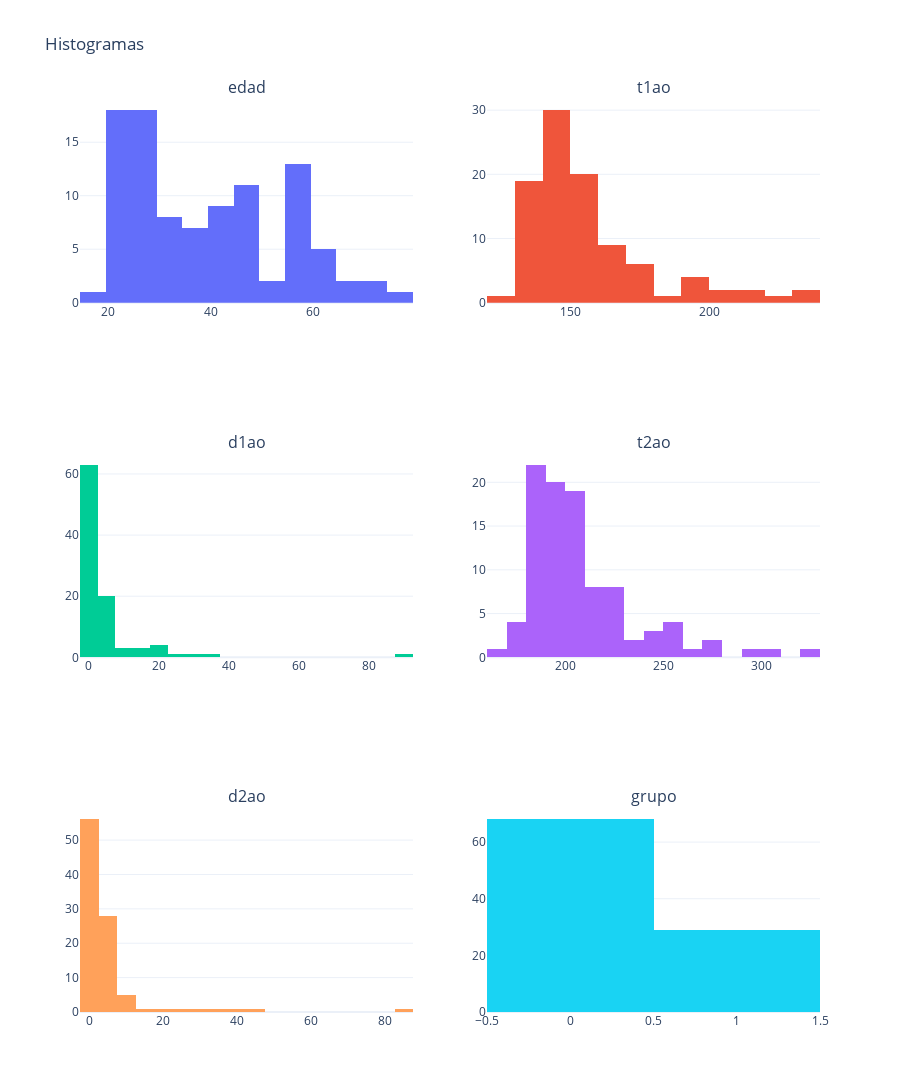

The cell this chart's notebook holds for it:
### Code cell
from plotly.subplots import make_subplots
import plotly.graph_objects as go
data['muestra'] = data.index
def plot_histogram_subplots(data, configs, cols=2):
    rows = (len(configs) + cols - 1) // cols  # Redondear hacia arriba
    fig = make_subplots(
        rows=rows, cols=cols, 
        subplot_titles=[cfg['title'] for cfg in configs]
    )
    for i, cfg in enumerate(configs):
        row = i // cols + 1  # Fila actual
        col = i % cols + 1   # Columna actual
        histogram = go.Histogram(x=data[cfg['x']], name=cfg['title'])
        fig.add_trace(histogram, row=row, col=col)
    fig.update_layout(
        height=400 * rows,  # Ajustar altura de la figura
        title_text="Histogramas",
        showlegend=False,
        template='plotly_white'
    )
    fig.show()

histogram_configs = [
    {'x': 'edad', 'title': 'edad'},
    {'x': 't1ao', 'title': 't1ao'},
    {'x': 'd1ao', 'title': 'd1ao'},
    {'x': 't2ao', 'title': 't2ao'},
    {'x': 'd2ao', 'title': 'd2ao'},
    {'x': 'grupo', 'title': 'grupo'}
]

# Llamar a la función
plot_histogram_subplots(data, histogram_configs)

### Figure 1 — Plotly figure (JSON) as saved in the notebook; plotly's stock layout.template omitted (floating-point values rounded to 4 significant figures)
{"data": [{"name": "edad", "type": "histogram", "x": [19, 20, 20, 20, 21, 21, 21, 22, 22, 22, 22, 22, 22, 23, 23, 24, 24, 24, 25, 25, 25, 26, 26, 26, 27, 27, 28, 28, 29, 29, 29, 30, 31, 31, 32, 32, 34, 35, 36, 37, 39, 40, 42, 43, 43, 46, 48, 49, 49, 50, 54, 55, 56, 56, 56, 57, 57, 59, 60, 60, 60, 60, 62, 67, 69, 73, 74, 79, 23, 25, 25, 28, 29, 29, 31, 34, 35, 36, 39, 42, 43, 44, 44, 44, 45, 45, 45, 46, 46, 47, 48, 57, 57, 58, 58, 58, 59], "xaxis": "x", "yaxis": "y"}, {"name": "t1ao", "type": "histogram", "x": [138, 144, 143.6, 148.8, 141.6, 136, 137.6, 140.4, 137.2, 125.4, 142.4, 150.4, 145.6, 147.2, 139.2, 169.6, 139.2, 153.6, 146.8, 139.2, 136, 138.8, 150.4, 139, 133.8, 139, 136, 146.4, 145.2, 146.4, 138, 148.8, 137.2, 147.2, 144, 156, 137, 143.2, 141.6, 152, 157.4, 141.4, 156, 150.4, 142.4, 158, 130, 152.2, 150, 146.4, 146, 140.8, 140.4, 155.8, 141.6, 144.8, 146.8, 176.8, 171, 163.2, 171.6, 146.4, 146.8, 154.4, 171.2, 157.2, 175.2, 155, 148, 195.2, 158, 134.4, 190.2, 160.4, 227.8, 211, 204.8, 141.2, 157.4, 166.4, 191.8, 156.8, 202.8, 165.2, 162, 138.4, 158.4, 155.4, 214.8, 185, 236, 170.8, 165.6, 238.4, 164, 169.8, 199.8], "xaxis": "x2", "yaxis": "y2"}, {"name": "d1ao", "type": "histogram", "x": [0.4, 0, 3.2, 0, 0.8, 1.6, 1.6, 3.2, 0, 1, 4.8, 0, 1.6, 3.2, 1.6, 0, 1.6, 0, 0, 1.6, 1.6, 1.6, 0, 1.4, 0.2, 1.8, 1.6, 0.8, 4.8, 0.8, 2.8, 1.6, 0, 0, 0, 0, 0.2, 2.4, 0.8, 1.6, 3.4, 0.6, 2.4, 1.6, 1.6, 2, 3.6, 1.4, 3.2, 2.4, 1.2, 0, 0.4, 3, 0.8, 0.8, 3.2, 2.4, 1.8, 0, 1.2, 4, 3.6, 2.4, 1.6, 0.4, 5.6, 1.4, 0.8, 3.2, 8, 0, 14.2, 18.4, 90.2, 3, 12.8, 6.8, 3.4, 0, 35.4, 0, 29.2, 18.4, 5.6, 0.8, 1.6, 1.8, 9.2, 19, 20, 24, 16.8, 8, 0.8, 0, 4.6], "xaxis": "x3", "yaxis": "y3"}, {"name": "t2ao", "type": "histogram", "x": [180.8, 186.4, 194.8, 217.6, 181.6, 180, 185.6, 182, 181.8, 169.2, 185.6, 214.4, 203.6, 196.8, 179.2, 204.8, 176, 212, 194.8, 198.4, 181.6, 191.6, 205.2, 178.6, 180.8, 190.4, 193.2, 195.6, 194.2, 208.2, 181.2, 196.4, 184, 197.6, 185.8, 192.8, 182.4, 184, 187.2, 189.2, 227, 209.2, 195.2, 180, 188.8, 192, 190, 200, 206.6, 191.6, 203.2, 184, 203.2, 187.8, 196.8, 188, 191.6, 232.8, 202, 224, 213.8, 203.2, 201.6, 205.2, 210.4, 204.8, 235.6, 204.4, 205.4, 262.8, 209.8, 198.4, 243.8, 222.8, 270.2, 250.8, 254.4, 194.4, 227, 226, 243.6, 203.2, 246.4, 254, 224.4, 176.8, 214.4, 201.2, 290.6, 274.4, 328, 228.4, 229.2, 304.4, 216.8, 219.2, 250.2], "xaxis": "x4", "yaxis": "y4"}, {"name": "d2ao", "type": "histogram", "x": [1.6, 0.8, 0, 0, 0.8, 0.8, 3.2, 3.2, 0.2, 0, 0, 3.2, 5.2, 1.6, 0, 0, 3.2, 0.8, 3.2, 3.2, 2.4, 0, 0.4, 0.2, 0, 1.6, 3.6, 2.8, 3.8, 0.2, 0.4, 1.6, 0, 0.8, 0.2, 2.4, 0, 1.6, 1.6, 2.8, 2.6, 1.6, 3.2, 0.8, 0, 3.2, 0.4, 4.8, 2.2, 2.8, 1.6, 1.6, 1.6, 2.6, 1.6, 0.8, 0, 0.8, 3.6, 0, 3.4, 4.8, 3.2, 6, 0.8, 0, 0.4, 0, 0.6, 0.4, 12.2, 3.2, 10.6, 31.2, 83, 5.2, 11.2, 21.6, 2.6, 0, 40.8, 0, 24.8, 46.4, 8.8, 4, 0, 6, 0.6, 7.6, 0, 33.6, 15.6, 6, 0.8, 1.6, 1], "xaxis": "x5", "yaxis": "y5"}, {"name": "grupo", "type": "histogram", "x": [0, 0, 0, 0, 0, 0, 0, 0, 0, 0, 0, 0, 0, 0, 0, 0, 0, 0, 0, 0, 0, 0, 0, 0, 0, 0, 0, 0, 0, 0, 0, 0, 0, 0, 0, 0, 0, 0, 0, 0, 0, 0, 0, 0, 0, 0, 0, 0, 0, 0, 0, 0, 0, 0, 0, 0, 0, 0, 0, 0, 0, 0, 0, 0, 0, 0, 0, 0, 1, 1, 1, 1, 1, 1, 1, 1, 1, 1, 1, 1, 1, 1, 1, 1, 1, 1, 1, 1, 1, 1, 1, 1, 1, 1, 1, 1, 1], "xaxis": "x6", "yaxis": "y6"}], "layout": {"annotations": [{"font": {"size": 16}, "showarrow": false, "text": "edad", "x": 0.225, "xanchor": "center", "xref": "paper", "y": 1, "yanchor": "bottom", "yref": "paper"}, {"font": {"size": 16}, "showarrow": false, "text": "t1ao", "x": 0.775, "xanchor": "center", "xref": "paper", "y": 1, "yanchor": "bottom", "yref": "paper"}, {"font": {"size": 16}, "showarrow": false, "text": "d1ao", "x": 0.225, "xanchor": "center", "xref": "paper", "y": 0.6111, "yanchor": "bottom", "yref": "paper"}, {"font": {"size": 16}, "showarrow": false, "text": "t2ao", "x": 0.775, "xanchor": "center", "xref": "paper", "y": 0.6111, "yanchor": "bottom", "yref": "paper"}, {"font": {"size": 16}, "showarrow": false, "text": "d2ao", "x": 0.225, "xanchor": "center", "xref": "paper", "y": 0.2222, "yanchor": "bottom", "yref": "paper"}, {"font": {"size": 16}, "showarrow": false, "text": "grupo", "x": 0.775, "xanchor": "center", "xref": "paper", "y": 0.2222, "yanchor": "bottom", "yref": "paper"}], "height": 1200, "showlegend": false, "title": {"text": "Histogramas"}, "xaxis": {"anchor": "y", "domain": [0, 0.45]}, "xaxis2": {"anchor": "y2", "domain": [0.55, 1]}, "xaxis3": {"anchor": "y3", "domain": [0, 0.45]}, "xaxis4": {"anchor": "y4", "domain": [0.55, 1]}, "xaxis5": {"anchor": "y5", "domain": [0, 0.45]}, "xaxis6": {"anchor": "y6", "domain": [0.55, 1]}, "yaxis": {"anchor": "x", "domain": [0.7778, 1]}, "yaxis2": {"anchor": "x2", "domain": [0.7778, 1]}, "yaxis3": {"anchor": "x3", "domain": [0.3889, 0.6111]}, "yaxis4": {"anchor": "x4", "domain": [0.3889, 0.6111]}, "yaxis5": {"anchor": "x5", "domain": [0, 0.2222]}, "yaxis6": {"anchor": "x6", "domain": [0, 0.2222]}}}
